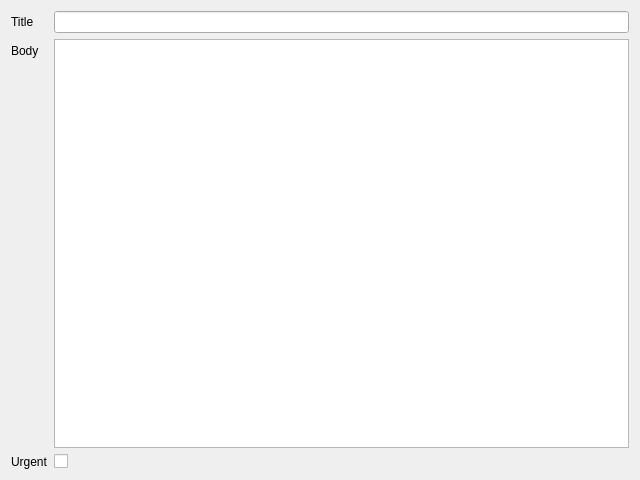
<?xml version="1.0" encoding="UTF-8"?>
<!-- SPDX-License-Identifier: MIT -->
<ui version="4.0">
 <class>MessageDialog</class>
 <widget class="QDialog" name="MessageDialog">
  <property name="geometry">
   <rect>
    <x>0</x>
    <y>0</y>
    <width>640</width>
    <height>480</height>
   </rect>
  </property>
  <property name="windowTitle">
   <string>Message</string>
  </property>
  <layout class="QFormLayout" name="formLayout">
   <item row="0" column="0">
    <widget class="QLabel" name="label_titleEdit">
     <property name="text">
      <string>Title</string>
     </property>
     <property name="buddy">
      <cstring>titleEdit</cstring>
     </property>
    </widget>
   </item>
   <item row="0" column="1">
    <widget class="QLineEdit" name="titleEdit"/>
   </item>
   <item row="1" column="0">
    <widget class="QLabel" name="label_bodyEdit">
     <property name="text">
      <string>Body</string>
     </property>
     <property name="buddy">
      <cstring>bodyEdit</cstring>
     </property>
    </widget>
   </item>
   <item row="1" column="1">
    <widget class="QTextEdit" name="bodyEdit"/>
   </item>
   <item row="2" column="0">
    <widget class="QLabel" name="label_urgentCheck">
     <property name="text">
      <string>Urgent</string>
     </property>
     <property name="buddy">
      <cstring>urgentCheck</cstring>
     </property>
    </widget>
   </item>
   <item row="2" column="1">
    <widget class="QCheckBox" name="urgentCheck"/>
   </item>
  </layout>
 </widget>
 <tabstops>
  <tabstop>titleEdit</tabstop>
  <tabstop>bodyEdit</tabstop>
  <tabstop>urgentCheck</tabstop>
 </tabstops>
</ui>
